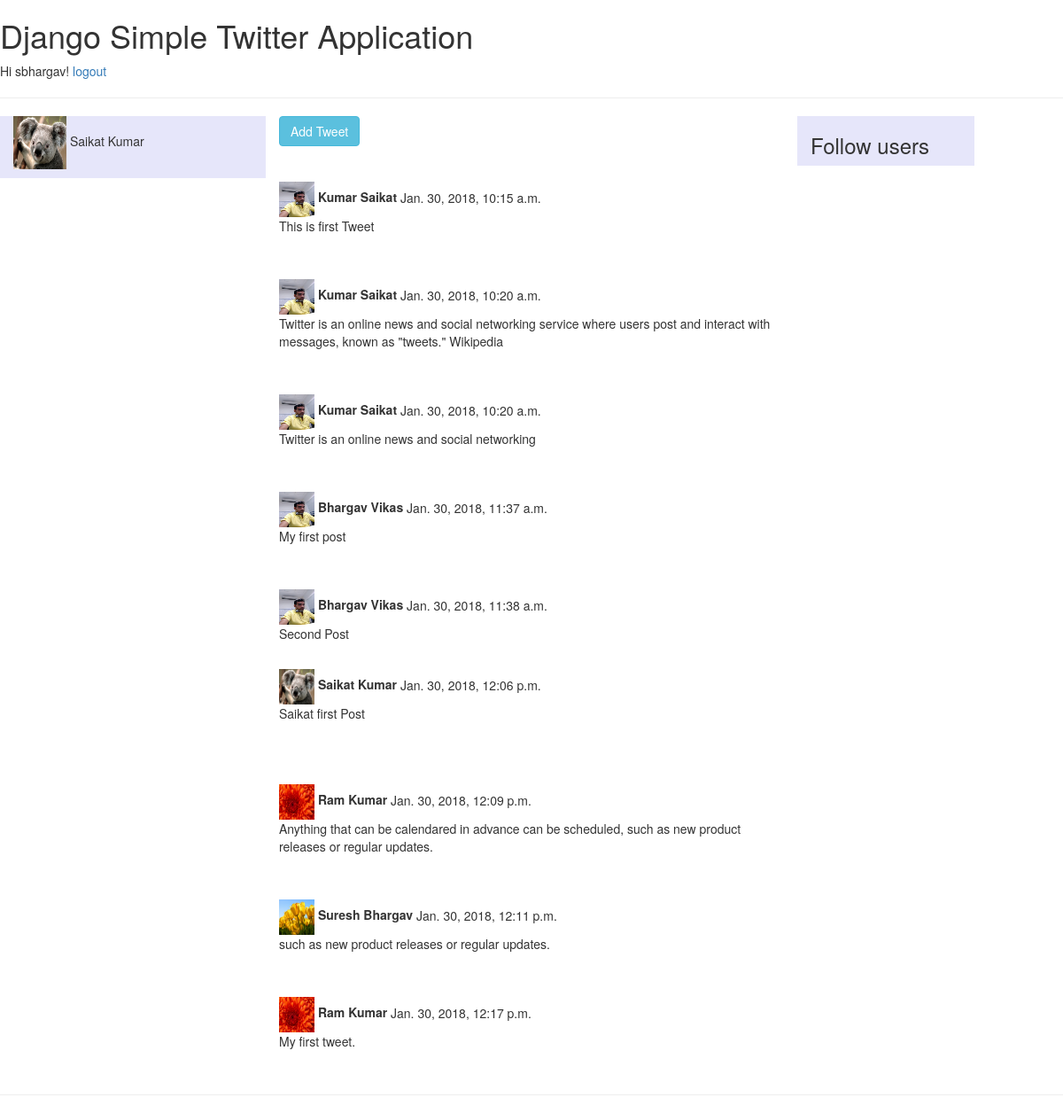
The app's page /home (signed in) with its own data.
### twitter/models.py (models this page shows, shortened)
class Profile(models.Model):
    user = models.OneToOneField(User, on_delete=models.CASCADE)
    bio = models.TextField(max_length=500, blank=True)
    location = models.CharField(max_length=30, blank=True)
    birth_date = models.DateField(null=True, blank=True)
    profile_image = models.ImageField(null=True, blank=True)
    followers = models.ManyToManyField(User, related_name='user_followers')

class Tweets(models.Model):
    created_by = models.ForeignKey('auth.User')
    text = models.TextField()
    created_date = models.DateTimeField(
        default=timezone.now)

### twitter/views.py (the view)
# urls.py: url(r'^home$', views.home, name='home'),
@login_required
def home(request):
    form_tweet = TweetForm()
    context = {}
    if request.method == 'POST':
        return redirect('home')
    else:
        form = SignUpForm()
        profile = Profile.objects.get(user=request.user)
        print(profile.profile_image.url)
        follow_user = profile.followers.all()
        id_list = []
        for usr in follow_user:
            if usr.id != request.user.id:
                id_list.append(usr.id)
        user_list = User.objects.exclude(pk__in=id_list)
        exc_user = []
        for u in user_list:
            if u.id != request.user.pk:
                exc_user.append(u.id)
        tweets = Tweets.objects.exclude(created_by__in=exc_user).order_by('created_date')
        context = {'form': form, 'form_tweet': form_tweet, 'user_list': user_list, 'follow_user': follow_user,
                   'tweets': tweets}
    return render(request, 'twitter/home.html', context)

### twitter/templates/twitter/home.html (shortened to what this page needs)
{% extends 'base.html' %}
{% load staticfiles %}
{% load static %}
{% block content %}
<div class="container-fluid">
  <div class="row">
    <div class="col-sm-3" style="background-color:lavender;">
      <p>
        <img src="{{ user.profile.profile_image.url }}" width="60px" height="60px" />
        {{user.first_name}} {{user.last_name}}
      </p>
    </div>
    <div class="col-sm-6" style="">
      <button type="button" class="btn btn-info" data-toggle="collapse" data-target="#demo">Add Tweet</button><br>
      <br>
      <div>
        {% if tweets %}
        {% for tweet in tweets%}
              {%if tweet.created_by.id == user.id%}
                <div>
                  <p><img src="{{ user.profile.profile_image.url }}" width="40px" height="40px" />
                    <label> {{user.first_name}} {{user.last_name}}</label>
                    {{tweet.created_date}} <br> {{tweet.text}}</p>
                </div>
              {% endif %}
            <br>
              {% if follow_user%}
              {% for fu in follow_user%}
              {%if tweet.created_by.id == fu.id%}
              <div>
                <p><img src="{{ fu.profile.profile_image.url }}" width="40px" height="40px" /> <label> {{fu.first_name}}
                  {{fu.last_name}}</label>
                  {{tweet.created_date}} <br> {{tweet.text}}</p>
              </div>
              {% endif %}
              {% endfor%}
              {% endif%}
           <br>
          {% endfor%}
        {% endif %}
      </div>
    </div>
    <div class="col-sm-2 row-sm-6" style="background-color:lavender;">
      <h3>Follow users</h3>
    </div>
  </div>
</div>
{% endblock %}

### twitter/templates/base.html (shortened to what this page needs)
<!DOCTYPE html>
<html>
<head>
  <link rel="stylesheet" href="https://maxcdn.bootstrapcdn.com/bootstrap/3.3.7/css/bootstrap.min.css">
</head>
<body>
  <header>
    <h1>Django Simple Twitter Application</h1>
    {% if user.is_authenticated %}
      Hi {{ user.username }}!
      <a href="{% url 'logout' %}">logout</a>
    {% else %}
      <a href="{% url 'login' %}">Login</a> / <a href="{% url 'signup' %}">SignUp</a>
    {% endif %}
  </header>
  <hr>
  <main>
    {% block content %}
    {% endblock %}
  </main>
  <hr>
</body>
</html>

### records on screen
Tweets: created_date "Jan. 30, 2018, 10:15 a.m.", text "This is first Tweet"
Tweets: created_date "Jan. 30, 2018, 10:20 a.m.", text "Twitter is an online news and social networking service where users post and interact with messages, known as \"tweets.\" Wikipedia"
Tweets: created_date "Jan. 30, 2018, 10:20 a.m.", text "Twitter is an online news and social networking"
Tweets: created_date "Jan. 30, 2018, 11:37 a.m.", text "My first post"
Tweets: created_date "Jan. 30, 2018, 11:38 a.m.", text "Second Post"
Tweets: profile.profile_image (picture), created_date "Jan. 30, 2018, 12:06 p.m.", text "Saikat first Post"
Tweets: created_date "Jan. 30, 2018, 12:09 p.m.", text "Anything that can be calendared in advance can be scheduled, such as new product releases or regular updates."
Tweets: created_date "Jan. 30, 2018, 12:11 p.m.", text "such as new product releases or regular updates."
Tweets: created_date "Jan. 30, 2018, 12:17 p.m.", text "My first tweet."

### other values on screen
{{ user.username }} "sbhargav"
{{ user.first_name }} "Saikat"
{{ user.last_name }} "Kumar"
{{ fu.first_name }} "Kumar"
{{ fu.last_name }} "Saikat"
{{ fu.first_name }} "Bhargav"
{{ fu.last_name }} "Vikas"
{{ fu.first_name }} "Ram"
{{ fu.last_name }} "Kumar"
{{ fu.first_name }} "Suresh"
{{ fu.last_name }} "Bhargav"
